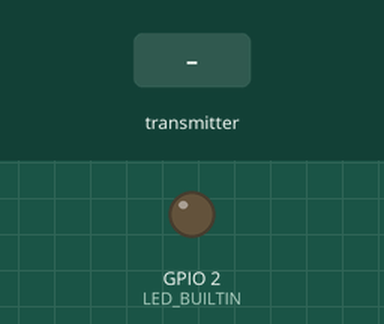
The sketch below on a simulated ESP8266 (NodeMCU). On the bench: output pins drawn as LEDs (lit = HIGH, except the on-board LED, lit = LOW). Inputs (shaded band) come from the test bench. What the sketch prints to the serial monitor is not drawn.

Above: at 1.2 s.
1.3 s: the transmitter starts sending a = 1
At 2.0 s:
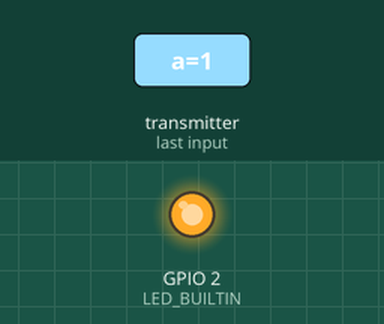
2.8 s: the transmitter starts sending a = 0
At 3.2 s:
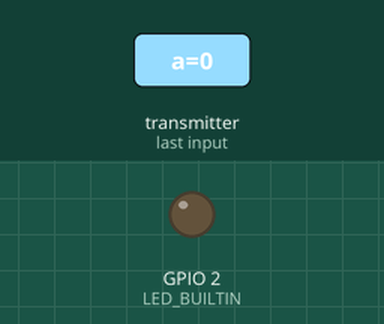
Timing chart, 0 to 5.8 s (numbered marks = the images above; inputs shaded):
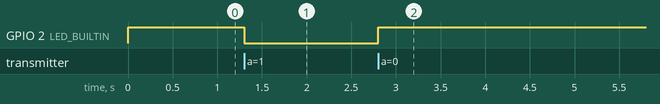

Measured:
- after the input at 1.3 s, GPIO 2 (LED_BUILTIN): HIGH → LOW at once
- after the input at 2.8 s, GPIO 2 (LED_BUILTIN): LOW → HIGH at once

The sketch:

espNowTest1.ino
```cpp
#include <ESP8266WiFi.h>
#include <espnow.h>
uint8_t broadcastAddress[] = {0xFF,0xFF,0xFF,0xFF,0xFF,0xFF}; //Macadresse des Empfängers
//Datenpaketstruktur festlegen:
typedef struct struct_message{
  bool a;
} struct_message;
//Datenpakete erstellen:
struct_message recvData;
struct_message sendData;
//Diese Variablen werden für das wiederholte Senden verwendet
 unsigned long lastTime = 0;
unsigned long timerDelay = 2500;
//Empfangsmethode definieren:
 void OnDataRecv(uint8_t * mac, uint8_t *incomingData, uint8_t len){
  memcpy(&recvData, incomingData,sizeof(recvData));       //speichert die empfangenen Werte in "recvData"
  Serial.print("received");
 }
 //Sendemethode:
 void onDataSent(uint8_t *mac_addr, uint8_t sendstatus){
  Serial.print("Last Packet Send Status: ");
  if(sendstatus == 0){
    Serial.println("Delivery success");
  }
  else {
    Serial.println("Delivery fail");
  }
}

void setup() {
  Serial.begin(115200);
  WiFi.mode(WIFI_STA);        //wifi intialisieren
  //espnow initialisieren:
  if (esp_now_init() != 0) {
    Serial.println("Error initializing ESP-NOW");
    return;
  }
  esp_now_set_self_role(ESP_NOW_ROLE_COMBO);    //Kommunikationsrolle festlegen
  //Empfangs- und Sendefunktion an das Protokoll übergeben:
  esp_now_register_recv_cb(OnDataRecv);
  esp_now_register_send_cb(onDataSent);
  //Kommunikationspartner angeben:
  esp_now_add_peer(broadcastAddress, ESP_NOW_ROLE_SLAVE, 1, NULL, 0);
  //Als Beispiel wird hier die LED angesteuert
  pinMode(LED_BUILTIN,OUTPUT);
  //Datenpaket festlegen
  sendData.a=true;
}

void loop() {
  //sendet alle "timerDelay" Millisekunden ein alternierendes true/false welches dann die LED ein/aus schaltet
      if ((millis() - lastTime) > timerDelay) {
  esp_now_send(broadcastAddress, (uint8_t *) &sendData,sizeof(sendData));
  sendData.a=!sendData.a;
  lastTime = millis();
  }
  //LED steuerung:
  if(recvData.a){
  digitalWrite(LED_BUILTIN,LOW);
  }else{
    digitalWrite(LED_BUILTIN,HIGH);
  }

}
```
